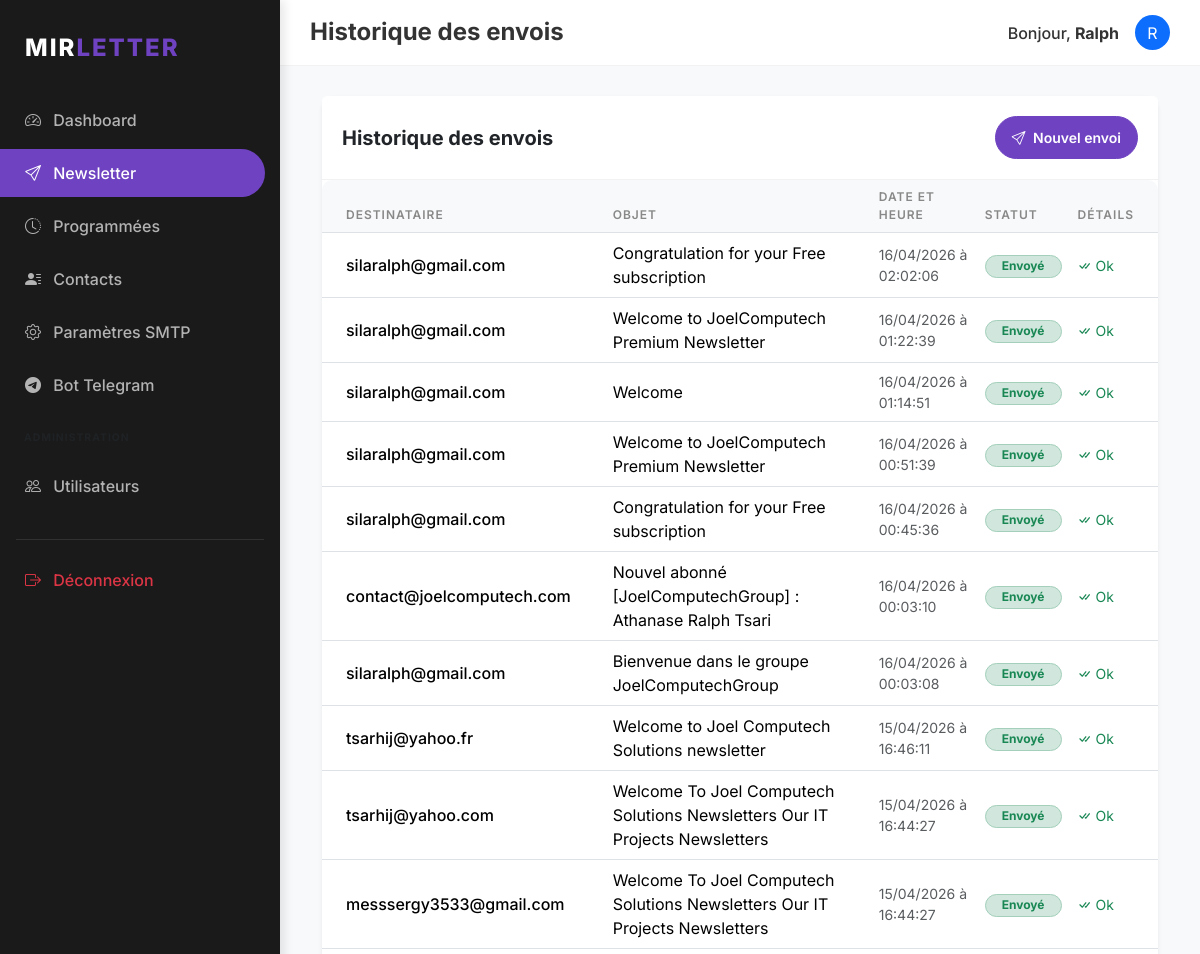
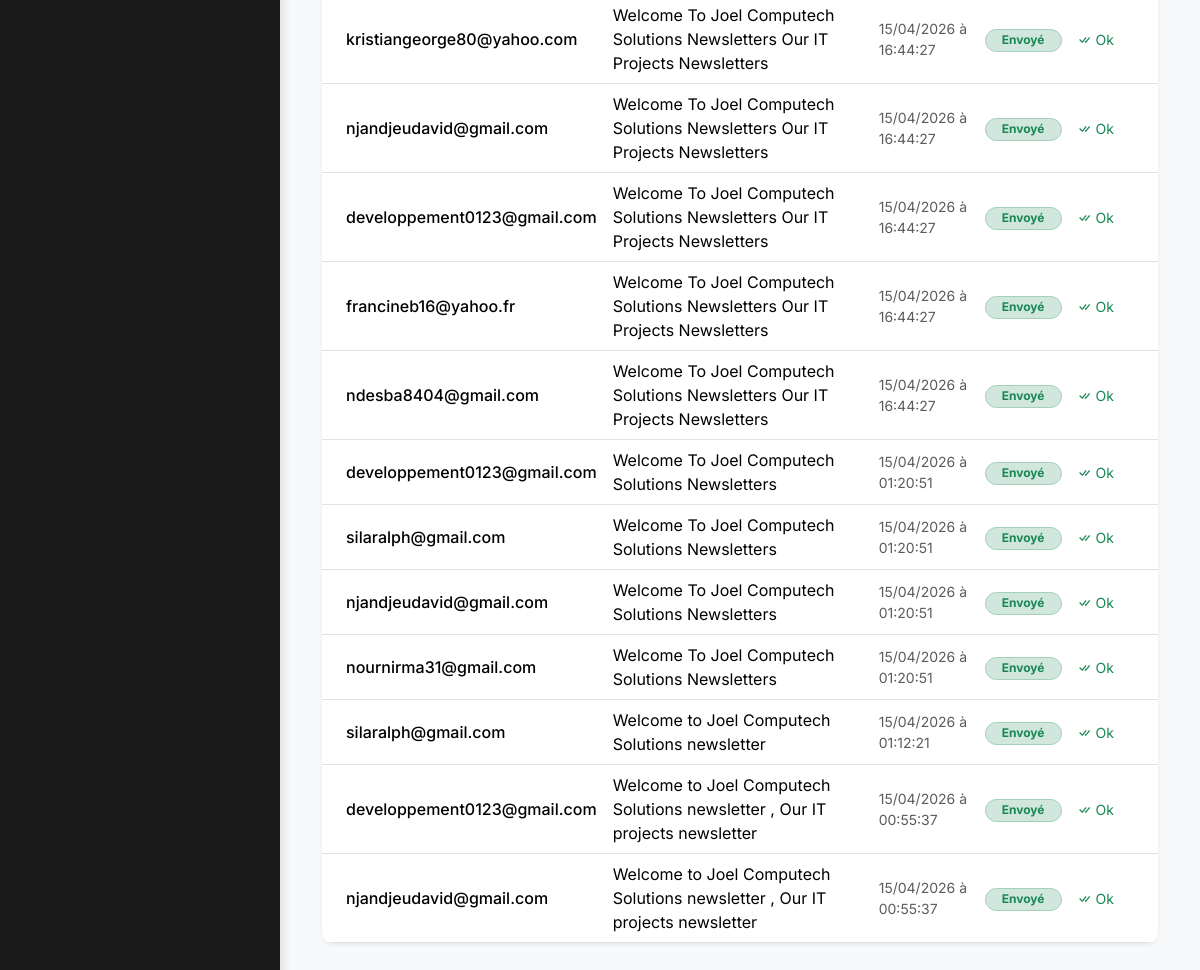
/newsletter/history (signed in), run on an earlier commit of the app's database (2 pictures, top to bottom).
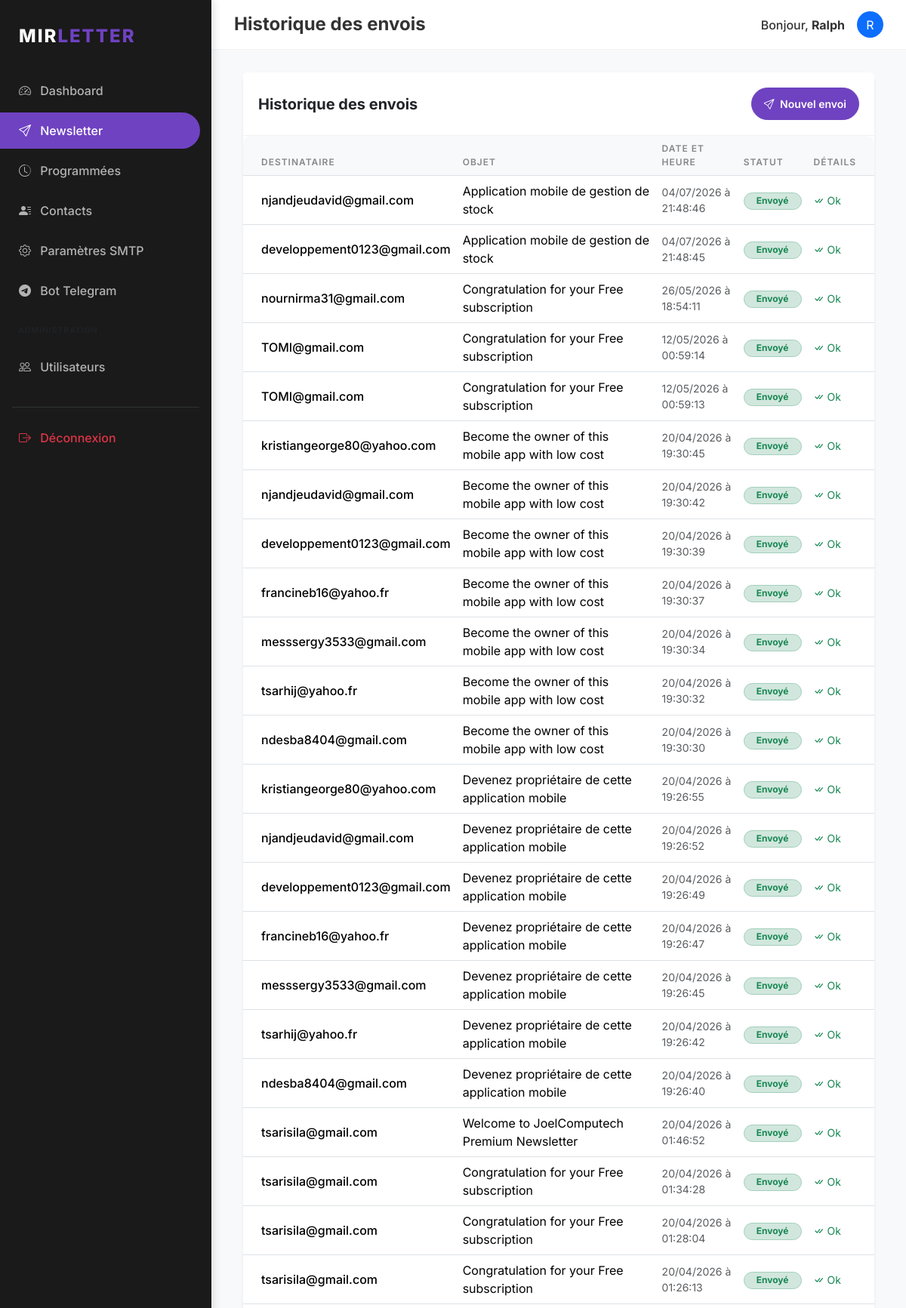
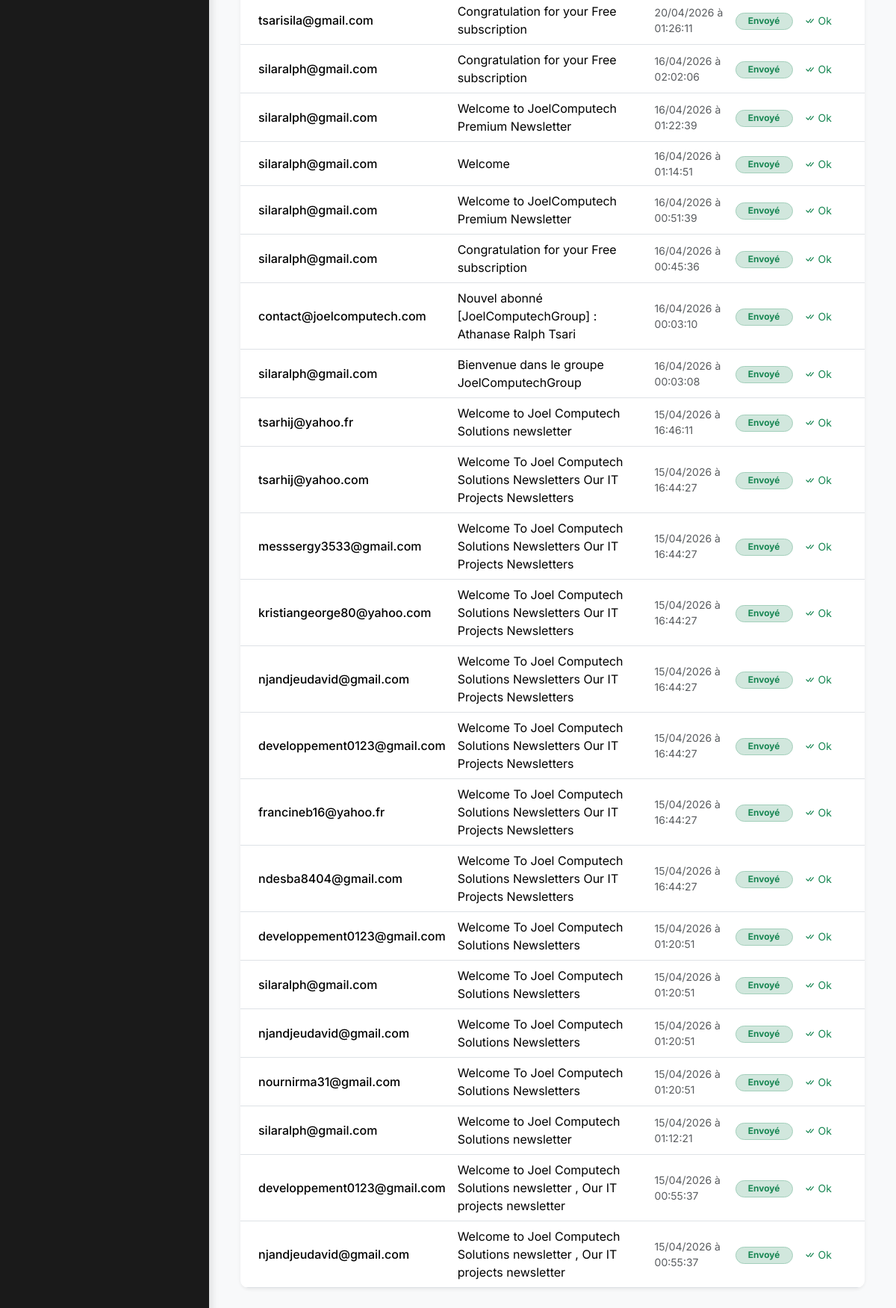
And on a later commit of the database (2 pictures, top to bottom).
### models/user.py (models this page shows, shortened)
class User(db.Model, UserMixin):
    __tablename__ = 'users'
    id = db.Column(db.Integer, primary_key=True)
    username = db.Column(db.String(64), unique=True, nullable=False, index=True)
    password_hash = db.Column(db.String(128), nullable=False)
    role = db.Column(db.String(20), default='user') # 'superadmin' or 'user'
    smtp_configs = db.relationship('SMTPConfig', backref='user', lazy='dynamic', cascade='all, delete-orphan')
    contacts = db.relationship('Contact', backref='owner', lazy='dynamic', cascade='all, delete-orphan')
    groups = db.relationship('Group', backref='owner', lazy='dynamic', cascade='all, delete-orphan')
    sent_emails = db.relationship('SentEmail', backref='user', lazy='dynamic', cascade='all, delete-orphan')
    telegram_links = db.relationship('TelegramLink', backref='user', lazy='dynamic', cascade='all, delete-orphan')
    telegram_link_codes = db.relationship('TelegramLinkCode', backref='user', lazy='dynamic', cascade='all, delete-orphan')
    scheduled_newsletters = db.relationship('ScheduledNewsletter', backref='user', lazy='dynamic', cascade='all, delete-orphan')

### models/history.py (models this page shows, shortened)
class SentEmail(db.Model):
    __tablename__ = 'sent_emails'
    id = db.Column(db.Integer, primary_key=True)
    user_id = db.Column(db.Integer, db.ForeignKey('users.id'), nullable=False)
    subject = db.Column(db.String(256), nullable=False)
    recipient = db.Column(db.String(120), nullable=False)
    status = db.Column(db.String(20), nullable=False) # 'success', 'failed'
    error_message = db.Column(db.Text)
    timestamp = db.Column(db.DateTime, index=True, default=datetime.utcnow)

### routes/newsletter.py (the view)
@newsletter.route('/history')
@login_required
def history():
    history = SentEmail.query.filter_by(user_id=current_user.id).order_by(SentEmail.timestamp.desc()).all()
    return render_template('newsletter/history.html', title='Historique des envois', history=history)

### models/user.py (called while the page is built)
@login_manager.user_loader
def load_user(user_id):
    return User.query.get(int(user_id))

### templates/newsletter/history.html (shortened to what this page needs)
{% extends "base.html" %}
{% block content %}
<div class="card border-0 shadow-sm">
    <div class="card-header bg-white d-flex justify-content-between align-items-center">
        <h5 class="m-0 fw-bold">Historique des envois</h5>
        <a href="{{ url_for('newsletter.compose') }}" class="btn btn-primary btn-sm rounded-pill px-3">
            <i class="bi bi-send me-1"></i> Nouvel envoi
        </a>
    </div>
    <div class="card-body p-0">
        <div class="table-responsive">
            <table class="table table-hover align-middle mb-0">
                <thead>
                    <tr>
                        <th class="ps-4">Destinataire</th>
                        <th>Objet</th>
                        <th>Date et Heure</th>
                        <th>Statut</th>
                        <th class="pe-4">Détails</th>
                    </tr>
                </thead>
                <tbody>
                    {% for item in history %}
                    <tr>
                        <td class="ps-4 fw-medium">{{ item.recipient }}</td>
                        <td>{{ item.subject }}</td>
                        <td class="small text-muted">{{ item.timestamp.strftime('%d/%m/%Y à %H:%M:%S') }}</td>
                        <td>
                            {% if item.status == 'success' %}
                            <span class="badge bg-success-subtle text-success border border-success-subtle rounded-pill px-3">Envoyé</span>
                            {% else %}
                            <span class="badge bg-danger-subtle text-danger border border-danger-subtle rounded-pill px-3">Échec</span>
                            {% endif %}
                        </td>
                        <td class="pe-4">
                            {% if item.error_message %}
                            <button type="button" class="btn btn-sm btn-outline-danger"
                                    data-bs-toggle="popover"
                                    title="Erreur d'envoi"
                                    data-bs-content="{{ item.error_message }}">
                                <i class="bi bi-info-circle"></i>
                            </button>
                            {% else %}
                            <span class="text-success small"><i class="bi bi-check-all"></i> Ok</span>
                            {% endif %}
                        </td>
                    </tr>
                    {% endfor %}
                </tbody>
            </table>
        </div>
    </div>
</div>
{% endblock %}

### templates/base.html (shortened to what this page needs)
<!DOCTYPE html>
<html lang="fr">
<head>
    {{ bootstrap.load_css() }}
    <link rel="stylesheet" href="{{ url_for('static', filename='css/style.css') }}">
    <link rel="stylesheet" href="https://cdn.jsdelivr.net/npm/bootstrap-icons@1.11.1/font/bootstrap-icons.css">
</head>
<body>
    {% if current_user.is_authenticated %}
    <div class="sidebar">
        <div class="sidebar-brand">
            MIR<span>LETTER</span>
        </div>
        <nav class="nav flex-column">
            <a class="nav-link {{ 'active' if request.endpoint == 'main.dashboard' }}" href="{{ url_for('main.dashboard') }}">
                <i class="bi bi-speedometer2 me-2"></i> Dashboard
            </a>
            <a class="nav-link {{ 'active' if request.endpoint in ('newsletter.compose', 'newsletter.history') }}" href="{{ url_for('newsletter.compose') }}">
                <i class="bi bi-send me-2"></i> Newsletter
            </a>
            <a class="nav-link {{ 'active' if request.endpoint in ('newsletter.scheduled',) }}" href="{{ url_for('newsletter.scheduled') }}">
                <i class="bi bi-clock-history me-2"></i> Programmées
            </a>
            <a class="nav-link {{ 'active' if 'contacts' in request.endpoint }}" href="{{ url_for('contacts.list_contacts') }}">
                <i class="bi bi-person-lines-fill me-2"></i> Contacts
            </a>
            <a class="nav-link {{ 'active' if 'settings' in request.endpoint and 'telegram' not in request.endpoint }}" href="{{ url_for('settings.list_smtp') }}">
                <i class="bi bi-gear me-2"></i> Paramètres SMTP
            </a>
            <a class="nav-link {{ 'active' if 'telegram' in request.endpoint }}" href="{{ url_for('settings.telegram') }}">
                <i class="bi bi-telegram me-2"></i> Bot Telegram
            </a>
            {% if current_user.role == 'superadmin' %}
            <div class="px-4 py-3 text-uppercase small fw-bold text-muted" style="font-size: 0.65rem; letter-spacing: 1px;">Administration</div>
            <a class="nav-link {{ 'active' if 'admin' in request.endpoint }}" href="{{ url_for('admin.list_users') }}">
                <i class="bi bi-people me-2"></i> Utilisateurs
            </a>
            {% endif %}
            <hr class="mx-3 border-secondary opacity-25 mt-4">
            <a class="nav-link text-danger" href="{{ url_for('auth.logout') }}">
                <i class="bi bi-box-arrow-right me-2"></i> Déconnexion
            </a>
        </nav>
    </div>
    <nav class="top-navbar d-flex justify-content-between align-items-center">
        <h4 class="m-0 fw-bold">{{ title }}</h4>
        <div class="user-info d-flex align-items-center">
            <span class="me-3 fw-medium">Bonjour, <strong>{{ current_user.username }}</strong></span>
            <div class="bg-primary rounded-circle d-flex align-items-center justify-content-center text-white" style="width: 35px; height: 35px;">
                {{ current_user.username[0].upper() }}
            </div>
        </div>
    </nav>
    {% endif %}
    <div class="{% if current_user.is_authenticated %}main-content{% endif %}">
        <div class="container-fluid">
            {% block content %}{% endblock %}
        </div>
    </div>
</body>
</html>

### static/css/style.css (style rules this page uses)
:root { --primary-color: #6f42c1; --secondary-color: #8a2be2; --dark-bg: #1a1a1a; --darker-bg: #121212; --light-text: #ffffff; --gray-text: #b3b3b3; --sidebar-width: 280px; }
body { font-family: 'Inter', -apple-system, BlinkMacSystemFont, "Segoe UI", Roboto, sans-serif; background-color: #f8f9fa; color: #333; }
.sidebar { position: fixed; top: 0; bottom: 0; left: 0; z-index: 100; width: var(--sidebar-width); padding: 20px 0; background-color: var(--dark-bg); color: var(--light-text); box-shadow: 4px 0 10px rgba(0,0,0,0.1); }
.sidebar .nav-link { color: var(--gray-text); padding: 12px 25px; font-weight: 500; border-radius: 0 50px 50px 0; margin-right: 15px; margin-bottom: 5px; transition: all 0.3s; }
.sidebar .nav-link.active { color: var(--light-text); background-color: var(--primary-color); }
.sidebar-brand { padding: 10px 25px 30px; font-size: 1.5rem; font-weight: 800; letter-spacing: 2px; color: var(--light-text); text-transform: uppercase; }
.sidebar-brand span { color: var(--primary-color); }
.main-content { margin-left: var(--sidebar-width); padding: 30px; }
.card { border: none; border-radius: 12px; box-shadow: 0 5px 15px rgba(0,0,0,0.05); margin-bottom: 25px; }
.card-header { background-color: transparent; border-bottom: 1px solid rgba(0,0,0,0.05); padding: 20px; font-weight: 700; }
.btn-primary { background-color: var(--primary-color); border-color: var(--primary-color); padding: 10px 25px; border-radius: 8px; font-weight: 600; }
.top-navbar { margin-left: var(--sidebar-width); background-color: white; padding: 15px 30px; border-bottom: 1px solid rgba(0,0,0,0.05); }
.table { border-radius: 10px; overflow: hidden; }
.table thead th { background-color: #f8f9fa; border-top: none; font-weight: 600; text-transform: uppercase; font-size: 0.75rem; letter-spacing: 1px; color: #888; }

What changed in the data, as far as the page shows it:
added SentEmail: recipient "njandjeudavid@gmail.com", subject "Application mobile de gestion de stock", timestamp "04/07/2026 à 21:48:46", status "Envoyé", shows "Ok"
added SentEmail: recipient "developpement0123@gmail.com", subject "Application mobile de gestion de stock", timestamp "04/07/2026 à 21:48:45", status "Envoyé", shows "Ok"
added SentEmail: recipient "nournirma31@gmail.com", subject "Congratulation for your Free subscription", timestamp "26/05/2026 à 18:54:11", status "Envoyé", shows "Ok"
added SentEmail: recipient "TOMI@gmail.com", subject "Congratulation for your Free subscription", timestamp "12/05/2026 à 00:59:14", status "Envoyé", shows "Ok"
added SentEmail: recipient "TOMI@gmail.com", subject "Congratulation for your Free subscription", timestamp "12/05/2026 à 00:59:13", status "Envoyé", shows "Ok"
added SentEmail: recipient "kristiangeorge80@yahoo.com", subject "Become the owner of this mobile app with low cost", timestamp "20/04/2026 à 19:30:45", status "Envoyé", shows "Ok"
added SentEmail: recipient "njandjeudavid@gmail.com", subject "Become the owner of this mobile app with low cost", timestamp "20/04/2026 à 19:30:42", status "Envoyé", shows "Ok"
added SentEmail: recipient "developpement0123@gmail.com", subject "Become the owner of this mobile app with low cost", timestamp "20/04/2026 à 19:30:39", status "Envoyé", shows "Ok"
added SentEmail: recipient "francineb16@yahoo.fr", subject "Become the owner of this mobile app with low cost", timestamp "20/04/2026 à 19:30:37", status "Envoyé", shows "Ok"
added SentEmail: recipient "messsergy3533@gmail.com", subject "Become the owner of this mobile app with low cost", timestamp "20/04/2026 à 19:30:34", status "Envoyé", shows "Ok"
added SentEmail: recipient "tsarhij@yahoo.fr", subject "Become the owner of this mobile app with low cost", timestamp "20/04/2026 à 19:30:32", status "Envoyé", shows "Ok"
added SentEmail: recipient "ndesba8404@gmail.com", subject "Become the owner of this mobile app with low cost", timestamp "20/04/2026 à 19:30:30", status "Envoyé", shows "Ok"
added SentEmail: recipient "kristiangeorge80@yahoo.com", subject "Devenez propriétaire de cette application mobile", timestamp "20/04/2026 à 19:26:55", status "Envoyé", shows "Ok"
added SentEmail: recipient "njandjeudavid@gmail.com", subject "Devenez propriétaire de cette application mobile", timestamp "20/04/2026 à 19:26:52", status "Envoyé", shows "Ok"
added SentEmail: recipient "developpement0123@gmail.com", subject "Devenez propriétaire de cette application mobile", timestamp "20/04/2026 à 19:26:49", status "Envoyé", shows "Ok"
added SentEmail: recipient "francineb16@yahoo.fr", subject "Devenez propriétaire de cette application mobile", timestamp "20/04/2026 à 19:26:47", status "Envoyé", shows "Ok"
added SentEmail: recipient "messsergy3533@gmail.com", subject "Devenez propriétaire de cette application mobile", timestamp "20/04/2026 à 19:26:45", status "Envoyé", shows "Ok"
added SentEmail: recipient "tsarhij@yahoo.fr", subject "Devenez propriétaire de cette application mobile", timestamp "20/04/2026 à 19:26:42", status "Envoyé", shows "Ok"
added SentEmail: recipient "ndesba8404@gmail.com", subject "Devenez propriétaire de cette application mobile", timestamp "20/04/2026 à 19:26:40", status "Envoyé", shows "Ok"
added SentEmail: recipient "tsarisila@gmail.com", subject "Welcome to JoelComputech Premium Newsletter", timestamp "20/04/2026 à 01:46:52", status "Envoyé", shows "Ok"
added SentEmail: recipient "tsarisila@gmail.com", subject "Congratulation for your Free subscription", timestamp "20/04/2026 à 01:34:28", status "Envoyé", shows "Ok"
added SentEmail: recipient "tsarisila@gmail.com", subject "Congratulation for your Free subscription", timestamp "20/04/2026 à 01:28:04", status "Envoyé", shows "Ok"
added SentEmail: recipient "tsarisila@gmail.com", subject "Congratulation for your Free subscription", timestamp "20/04/2026 à 01:26:13", status "Envoyé", shows "Ok"
added SentEmail: recipient "tsarisila@gmail.com", subject "Congratulation for your Free subscription", timestamp "20/04/2026 à 01:26:11", status "Envoyé", shows "Ok"
